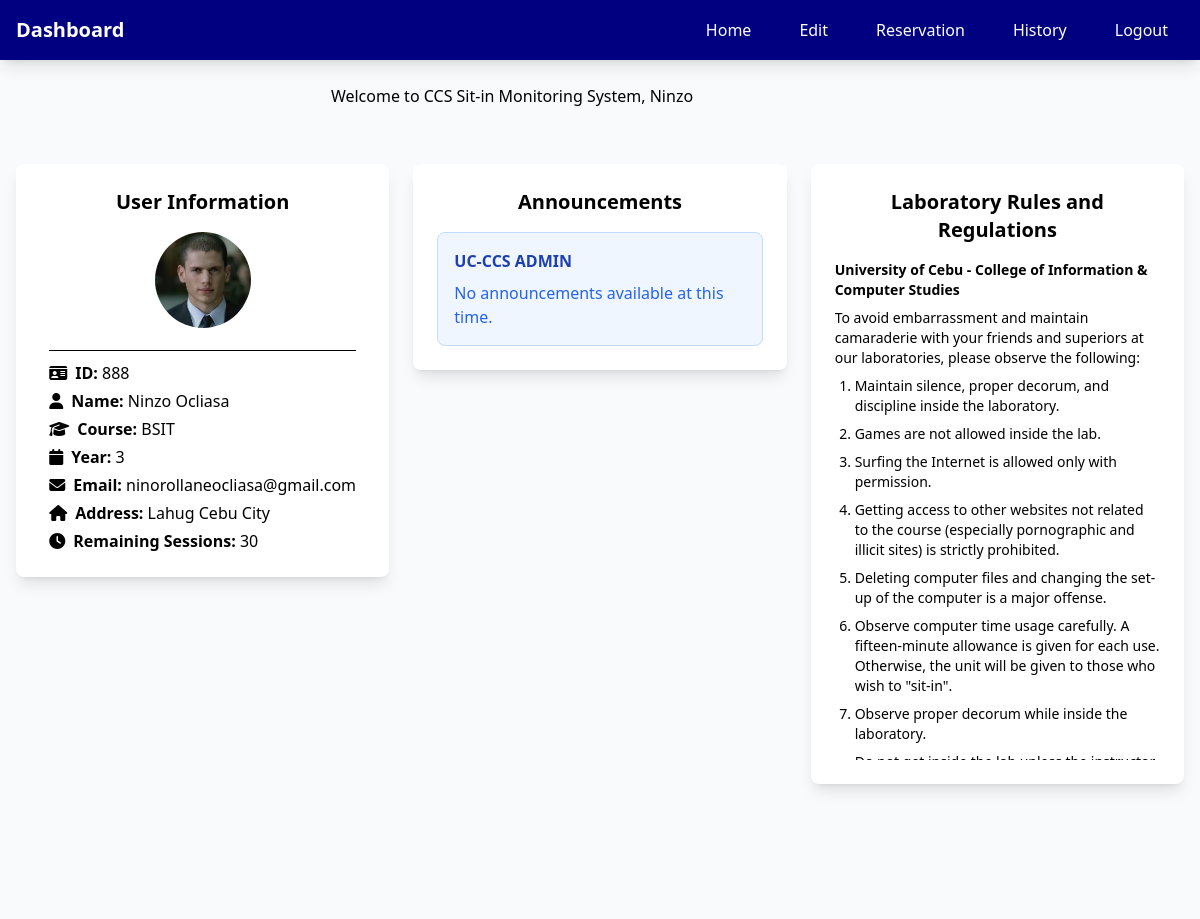
The app's page /index.php (signed in), older data.
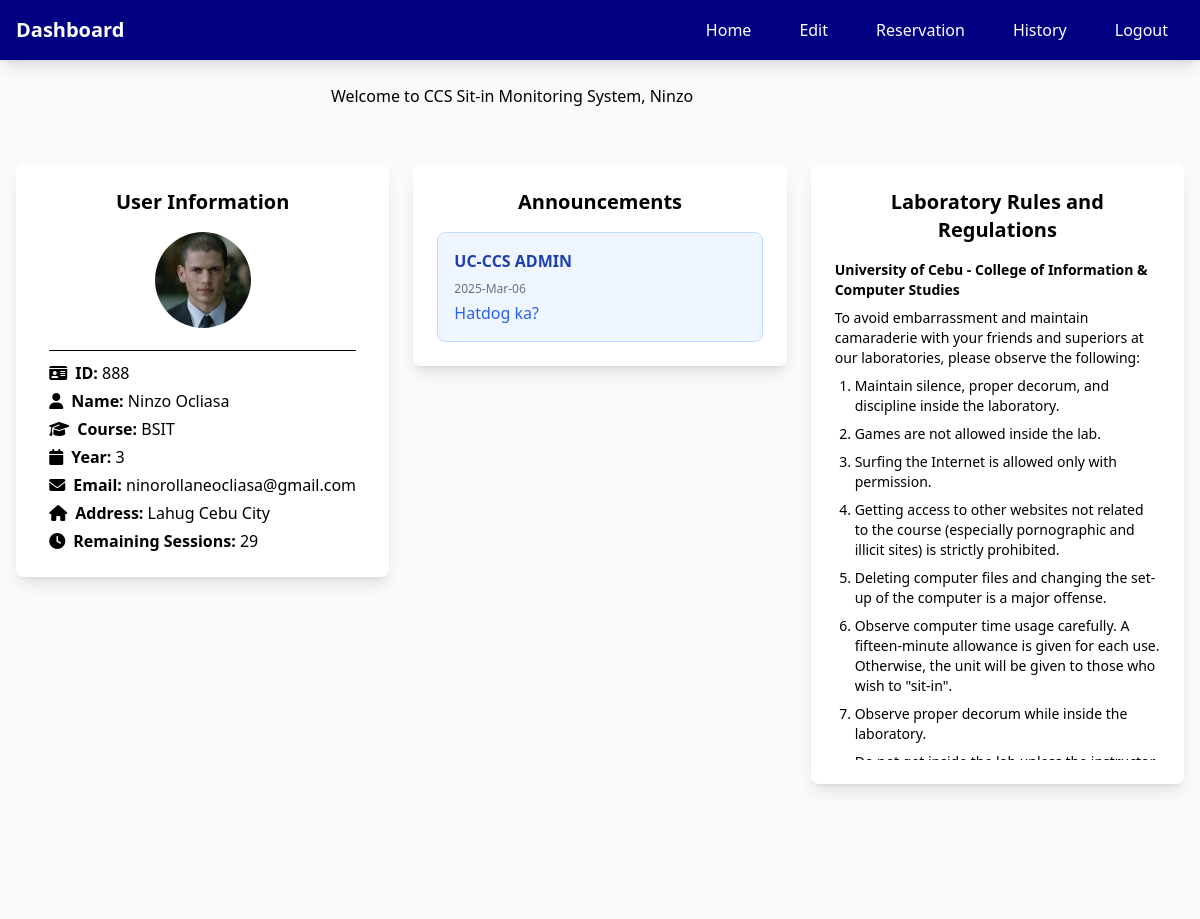
The same page, newer data.
### tables this page shows
CREATE TABLE `students` (
  `StudID` int(11) NOT NULL,
  `IDNO` int(11) NOT NULL,
  `Last_Name` varchar(100) NOT NULL,
  `First_Name` varchar(100) NOT NULL,
  `Mid_Name` varchar(100) NOT NULL,
  `Course` varchar(100) NOT NULL,
  `Year_lvl` int(11) NOT NULL,
  `Username` varchar(100) NOT NULL,
  `Password` varchar(100) NOT NULL,
  `profile_image` varchar(255) NOT NULL,
  `Email` varchar(255) NOT NULL,
  `Address` varchar(255) NOT NULL
);

CREATE TABLE `student_session` (
  `id_number` int(11) NOT NULL,
  `remaining_sessions` int(11) NOT NULL DEFAULT 30
);

CREATE TABLE `announcements` (
  `announce_id` int(11) NOT NULL,
  `admin_username` varchar(25) NOT NULL,
  `date` varchar(25) NOT NULL,
  `message` varchar(255) NOT NULL
);

### index.php (the view, shortened to what this page needs)
<?php
include 'header.php';
$servername = "localhost";
$username = "root";
$password = "";
$database = "users";
$conn = new mysqli($servername, $username, $password, $database);
$firstname = $_SESSION['firstname'];
$sql = "SELECT s.profile_image, ss.remaining_sessions
        FROM students s
        LEFT JOIN student_session ss ON s.IDNO = ss.id_number
        WHERE s.First_Name = ?";
$stmt = $conn->prepare($sql);
$stmt->bind_param("s", $firstname);
$stmt->execute();
$result = $stmt->get_result();
$user = $result->fetch_assoc();
$profileImage = !empty($user['profile_image']) && file_exists($user['profile_image'])
    ? $user['profile_image']
    : "https://cdn-icons-png.flaticon.com/512/2815/2815428.png";
$remainingSessions = $user['remaining_sessions'] ?? 30;
$sql = "SELECT * FROM announcements ORDER BY date DESC LIMIT 10";
$result = $conn->query($sql);
$announcements = [];
if ($result->num_rows > 0) {
    while ($row = $result->fetch_assoc()) {
        $announcements[] = $row;
    }
}
?>
<link rel="stylesheet" href="https://cdnjs.cloudflare.com/ajax/libs/font-awesome/6.4.0/css/all.min.css">
<nav class="bg-primary shadow-lg">
    <div class="max-w-7xl mx-auto px-4">
        <div class="flex justify-between items-center">
            <span class="text-white text-xl font-bold py-4">Dashboard</span>
            <div class="flex space-x-4">
                <div class="hidden md:flex items-center space-x-4">
                    <a href="index.php" class="nav-link text-white hover:text-gray-200">Home</a>
                    <a href="edit_profile.php" class="nav-link text-white hover:text-gray-200">Edit</a>
                    <a href="reservation.php" class="nav-link text-white hover:text-gray-200">Reservation</a>
                    <a href="history.php" class="nav-link text-white hover:text-gray-200">History</a>
                    <a href="login.php" class="nav-link text-white hover:text-gray-200">Logout</a>
                </div>
            </div>
        </div>
    </div>
</nav>
<header class="text-black py-6 slide-in-top text-center">
    <div class="container text-center">
        <h1>Welcome to CCS Sit-in Monitoring System, <?php echo htmlspecialchars($firstname) ?></h1>
    </div>
</header>
<div class="max-w-7xl mx-auto px-4 py-8">
    <div class="grid grid-cols-1 md:grid-cols-3 gap-6">
        <div class="bg-white rounded-lg shadow-lg p-6 h-fit slide-in-top animation-delay-100">
            <h5 class="text-xl font-semibold mb-4 text-center">User Information</h5>
            <div class="flex flex-col items-center">
                <img src="<?php echo htmlspecialchars($profileImage); ?>"
                     alt="Profile"
                     class="w-24 h-24 rounded-full mb-3 object-cover">
                <div class="space-y-1">
                <hr>
                    <p><i class="fas fa-id-card mr-2"></i><span class="font-semibold">ID:</span> <?php echo htmlspecialchars($_SESSION['IDNO']); ?></p>
                    <p><i class="fas fa-user mr-2"></i><span class="font-semibold">Name:</span> <?php echo htmlspecialchars($_SESSION['firstname'] . " " . $_SESSION['lastname']); ?></p>
                    <p><i class="fas fa-graduation-cap mr-2"></i><span class="font-semibold">Course:</span> <?php echo htmlspecialchars($_SESSION['course']); ?></p>
                    <p><i class="fas fa-calendar mr-2"></i><span class="font-semibold">Year:</span> <?php echo htmlspecialchars($_SESSION['yearlvl']); ?></p>
                    <p><i class="fas fa-envelope mr-2"></i><span class="font-semibold">Email:</span> <?php echo htmlspecialchars($_SESSION['Email'] ?? 'Not set'); ?></p>
                    <p class="max-w-xs break-words"><i class="fas fa-home mr-2"></i><span class="font-semibold">Address:</span> <?php echo htmlspecialchars($_SESSION['Address'] ?? 'Not set'); ?></p>
                    <p><i class="fas fa-clock mr-2"></i><span class="font-semibold">Remaining Sessions:</span> <?php echo htmlspecialchars($remainingSessions); ?></p>
                </div>
            </div>
        </div>
        <div class="bg-white rounded-lg shadow-lg p-6 h-fit slide-in-top animation-delay-200">
            <h5 class="text-xl font-semibold mb-4 text-center">Announcements</h5>
            <div class="space-y-4 scrollable-content max-h-64">
                <?php if (empty($announcements)): ?>
                    <div class="bg-blue-50 border border-blue-200 rounded-lg p-4">
                        <h6 class="font-semibold text-blue-800 mb-2">UC-CCS ADMIN</h6>
                        <p class="text-blue-600">No announcements available at this time.</p>
                    </div>
                <?php else: ?>
                    <?php foreach ($announcements as $index => $announcement):
                        $isNew = (strtotime($announcement['date']) > strtotime('-1 day'));
                        $class = $isNew ? 'new-announcement' : '';
                    ?>
                        <div class="bg-blue-50 border border-blue-200 rounded-lg p-4 <?php echo $class; ?>">
                            <h6 class="font-semibold text-blue-800 mb-2">
                                UC-CCS ADMIN
                            </h6>
                            <p class="text-gray-500 text-xs mb-1"><?php echo date('Y-M-d', strtotime($announcement['date'])); ?></p>
                            <p class="text-blue-600"><?php echo htmlspecialchars($announcement['message']); ?></p>
                        </div>
                    <?php endforeach; ?>
                <?php endif; ?>
            </div>
        </div>
        <div class="bg-white rounded-lg shadow-lg p-6 h-fit slide-in-top animation-delay-300">
            <h5 class="text-xl font-semibold mb-4 text-center">Laboratory Rules and Regulations</h5>
            <div class="space-y-2 text-sm scrollable-content">
                <p class="font-semibold mb-2">University of Cebu - College of Information & Computer Studies</p>
                <p class="mb-4">To avoid embarrassment and maintain camaraderie with your friends and superiors at our laboratories, please observe the following:</p>
                <ul class="list-decimal pl-5 space-y-2">
                    <li>Maintain silence, proper decorum, and discipline inside the laboratory.</li>
                    <li>Games are not allowed inside the lab.</li>
                    <li>Surfing the Internet is allowed only with permission.</li>
                    <li>Getting access to other websites not related to the course (especially pornographic and illicit sites) is strictly prohibited.</li>
                    <li>Deleting computer files and changing the set-up of the computer is a major offense.</li>
                    <li>Observe computer time usage carefully. A fifteen-minute allowance is given for each use. Otherwise, the unit will be given to those who wish to "sit-in".</li>
                    <li>Observe proper decorum while inside the laboratory.</li>
                    <p>Do not get inside the lab unless the instructor is present.
                    All bags, knapsacks, and the likes must be deposited at the counter.
                    Follow the seating arrangement of your instructor.
                    At the end of class, all software programs must be closed.
                    Return all chairs to their proper places after using.</p>
                </ul>
            </div>
        </div>
    </div>
</div>
</body>
</html>

### header.php (shortened to what this page needs)
<!DOCTYPE html>
<html lang="en">
<head>
    <script src="https://cdn.tailwindcss.com"></script>
</head>
<body class="bg-gray-50">

### index.php (style rules this page uses)
hr { border: none; height: 1px; background-color: #000000; margin: 10px 0; }
.scrollable-content { max-height: 500px; overflow-y: auto; scrollbar-width: thin; scrollbar-color: #718096 #EDF2F7; }

Row changes from the older to the newer data that the page shows:
shown differently, row unchanged: students: student_session.remaining_sessions (not shown) → "29"
added announcements: date "2025-Mar-06", message "Hatdog ka?"
Text that changed along with them:
$remainingSessions: "30" → (not shown)
text no longer shown: "UC-CCS ADMIN No announcements available at this time."
